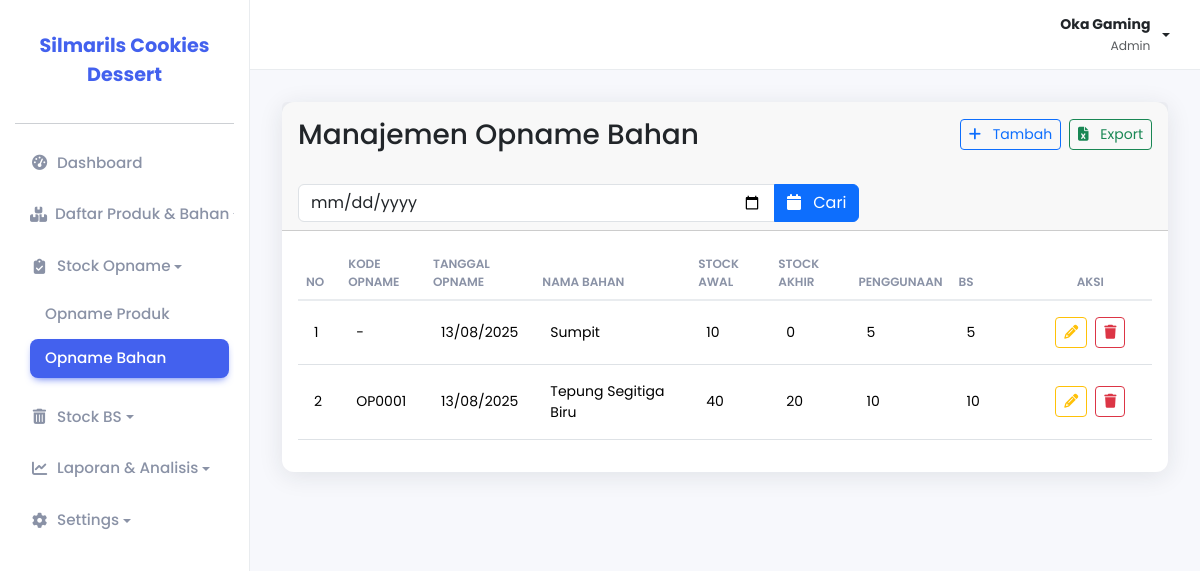
The page /pages/stok_opname/bahan/index.php (signed in) on the database its author committed.
### tables this page shows
CREATE TABLE `opname_bahan` (
  `id_opname` int NOT NULL,
  `nama_bahan` varchar(255) NOT NULL,
  `tanggal_opname` date NOT NULL,
  `kode` varchar(255) DEFAULT NULL,
  `stok_awal` varchar(255) DEFAULT NULL,
  `stok_akhir` varchar(255) DEFAULT NULL,
  `penggunaan` varchar(255) DEFAULT NULL,
  `bs` varchar(255) DEFAULT NULL
);

### pages/stok_opname/bahan/index.php (the view, shortened to what this page needs)
<?php
include_once(__DIR__ . '/../../../includes/header.php');
$records_per_page = 20;
$current_page = isset($_GET['page']) && is_numeric($_GET['page']) ? (int)$_GET['page'] : 1;
$offset = ($current_page - 1) * $records_per_page;
$search_date = $_GET['search_date'] ?? '';
$sql = "SELECT
            id_opname,
            kode,
            tanggal_opname,
            nama_bahan,
            stok_awal,
            stok_akhir,
            penggunaan,
            bs
        FROM opname_bahan";
$sql .= " ORDER BY tanggal_opname DESC, nama_bahan ASC
          LIMIT ? OFFSET ?";
$stmt = $pdo->prepare($sql);
if (!empty($search_date)) {
    $stmt->bindValue(1, $search_date, PDO::PARAM_STR);
    $stmt->bindValue(2, $records_per_page, PDO::PARAM_INT);
    $stmt->bindValue(3, $offset, PDO::PARAM_INT);
} else {
    $stmt->bindValue(1, $records_per_page, PDO::PARAM_INT);
    $stmt->bindValue(2, $offset, PDO::PARAM_INT);
}
$stmt->execute();
?>
<div class="card">
    <div class="card-header">
        <div class="row align-items-center mb-4">
            <div class="col-sm-6 my-2">
                <h1 class="h3 mb-0">Manajemen Opname Bahan</h1>
            </div>
            <div class="col-sm-6 text-sm-end mt-2 mt-sm-0">
                <div class="d-flex justify-content-end gap-2">
                    <a href="tambah.php" class="btn btn-outline-primary btn-sm">
                        <i class="fas fa-plus me-2"></i> Tambah
                    </a>
                    <a href="export_excel.php" class="btn btn-outline-success btn-sm">
                        <i class="fas fa-file-excel me-2"></i> Export
                    </a>
                </div>
            </div>
        </div>
        <form method="GET" action="" class="row">
            <div class="col-md-8">
                <div class="input-group">
                    <input type="date" class="form-control" name="search_date" value="<?php echo htmlspecialchars($search_date); ?>">
                    <button type="submit" class="btn btn-primary">
                        <i class="fas fa-calendar me-2"></i> Cari
                    </button>
                </div>
            </div>
        </form>
    </div>
    <div class="card-body">
        <div class="table-responsive">
            <table class="table table-modern">
                <thead class="table-light">
                    <tr>
                        <th width="5%">No</th>
                        <th width="10%">Kode Opname</th>
                        <th width="10%">Tanggal Opname</th>
                        <th width="20%">Nama Bahan</th>
                        <th width="10%">Stock Awal</th>
                        <th width="10%">Stock Akhir</th>
                        <th width="10%">Penggunaan</th>
                        <th width="10%">BS</th>
                        <th width="15%" class="text-center">Aksi</th>
                    </tr>
                </thead>
                <tbody>
                    <?php
                    $no = $offset + 1;
                    if ($stmt->rowCount() > 0) {
                        while ($row = $stmt->fetch(PDO::FETCH_ASSOC)) {
                    ?>
                            <tr>
                                <td><?php echo $no++; ?></td>
                                <td><?php echo htmlspecialchars($row['kode'] ?? '-'); ?></td>
                                <td><?php echo date('d/m/Y', strtotime($row['tanggal_opname'])); ?></td>
                                <td><?php echo htmlspecialchars($row['nama_bahan']); ?></td>
                                <td><?php echo is_numeric($row['stok_awal']) ? number_format($row['stok_awal'], 0, ',', '.') : '-'; ?></td>
                                <td><?php echo is_numeric($row['stok_akhir']) ? number_format($row['stok_akhir'], 0, ',', '.') : '-'; ?></td>
                                <td><?php echo is_numeric($row['penggunaan']) ? number_format($row['penggunaan'], 0, ',', '.') : '-'; ?></td>
                                <td><?php echo is_numeric($row['bs']) ? number_format($row['bs'], 0, ',', '.') : '-'; ?></td>
                                <td class="text-center">
                                    <div class="d-flex justify-content-center gap-2">
                                        <a href="edit.php?id=<?php echo $row['id_opname']; ?>" class="btn btn-sm btn-outline-warning" title="Edit">
                                            <i class="fa-solid fa-pencil"></i>
                                        </a>
                                        <a href="proses.php?action=hapus&id=<?php echo $row['id_opname']; ?>" class="btn btn-sm btn-outline-danger" title="Hapus" onclick="return confirm('Apakah Anda yakin ingin menghapus data opname ini?');">
                                            <i class="fa-solid fa-trash"></i>
                                        </a>
                                    </div>
                                </td>
                            </tr>
                    <?php
                        }
                    } else {
                        echo '<tr><td colspan="9" class="text-center py-4">Tidak ada data opname ditemukan</td></tr>';
                    }
                    ?>
                </tbody>
            </table>
        </div>
    </div>
</div>
<?php
include_once(__DIR__ . '/../../../includes/footer.php');
?>

### assets/css/style.css (style rules this page uses)
:root { --primary-color: #4361ee; --background-color: #f7f8fc; --sidebar-bg: #ffffff; --card-bg: #ffffff; --text-color: #3b4455; --text-muted-color: #8a92a6; --border-color: #e9ecef; --shadow: 0 4px 24px 0 rgb(34 41 47 / 10%); --border-radius: 12px; }
body { font-family: "Poppins", sans-serif; background-color: var(--background-color); color: var(--text-color); font-size: 14px; }
.card { border-radius: var(--border-radius); border: none; box-shadow: var(--shadow); margin-bottom: 1.5rem; }
.table-modern { border-collapse: collapse; width: 100%; }
.table-modern thead th { background-color: transparent; border-bottom: 2px solid var(--border-color); color: var(--text-muted-color); font-weight: 600; text-transform: uppercase; font-size: 12px; }
.table-modern tbody td { vertical-align: middle; padding: 1rem; border-top: 1px solid var(--border-color); }

### rows shown on the page
opname_bahan: kode "-", tanggal_opname "13/08/2025", nama_bahan "Sumpit", stok_awal "10", stok_akhir "0", penggunaan "5", bs "5"
opname_bahan: kode "OP0001", tanggal_opname "13/08/2025", nama_bahan "Tepung Segitiga Biru", stok_awal "40", stok_akhir "20", penggunaan "10", bs "10"

### other values the page prints
$_SESSION['nama_lengkap'] "Oka Gaming"
$_SESSION['level'] "Admin"
NAMA_WEBSITE "Silmarils Cookies Dessert"
